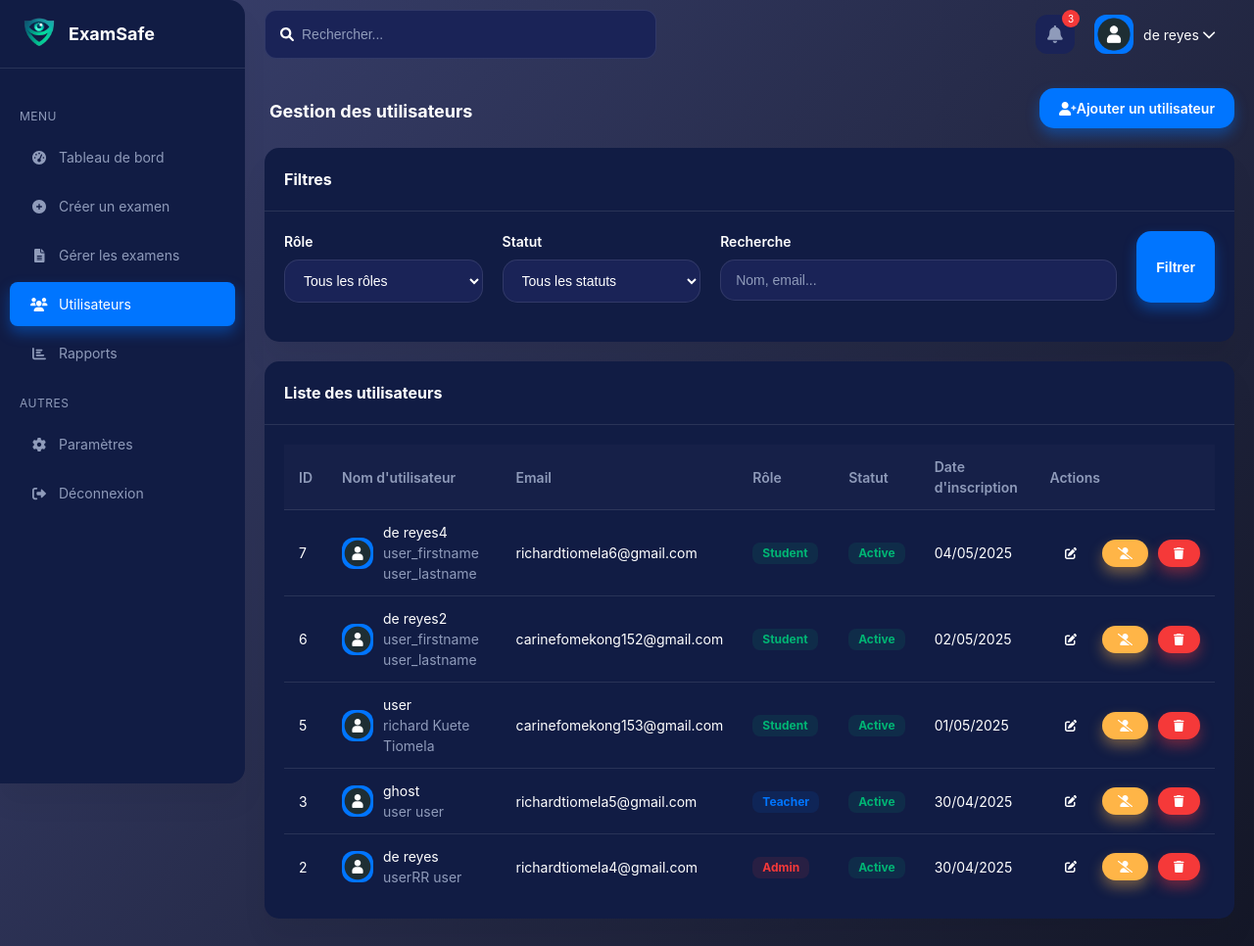
Screenshot of /admin/users.php (signed in) with the database file from the repository.
### tables this page shows
CREATE TABLE `users` (
  `id` int NOT NULL,
  `username` varchar(50) DEFAULT 'user',
  `password` varchar(255) NOT NULL,
  `email` varchar(100) NOT NULL,
  `first_name` varchar(50) DEFAULT 'user_firstname',
  `last_name` varchar(50) DEFAULT 'user_lastname',
  `role` enum('admin','teacher','student') NOT NULL DEFAULT 'student',
  `role_id` int DEFAULT NULL,
  `status` enum('active','inactive','suspended') NOT NULL DEFAULT 'active',
  `profile_image` varchar(255) DEFAULT NULL,
  `created_at` datetime NOT NULL DEFAULT CURRENT_TIMESTAMP,
  `updated_at` datetime DEFAULT NULL ON UPDATE CURRENT_TIMESTAMP,
  `last_login` datetime DEFAULT NULL,
  `full_name` text NOT NULL,
  `teacher_id` int DEFAULT NULL,
  `created_by` int DEFAULT NULL,
  `updated_by` text,
  `phone` double DEFAULT NULL,
  `bio` text
);

### admin/users.php (the view, shortened to what this page needs)
<?php
require_once '../includes/auth.php';
$roleFilter = isset($_GET['role']) ? $_GET['role'] : 'all';
$statusFilter = isset($_GET['status']) ? $_GET['status'] : 'all';
$searchTerm = isset($_GET['search']) ? $_GET['search'] : '';
$sql = "SELECT * FROM users WHERE 1=1";
$sql .= " ORDER BY created_at DESC";
$users = $conn->query($sql);
include 'includes/header.php';
?>
<div class="d-flex justify-content-between align-items-center mb-20">
    <h1 class="page-title" style="margin-left: 5px;">Gestion des utilisateurs</h1>
    <a href="add-user.php" class="btn btn-primary">
        <i class="fas fa-user-plus"></i> Ajouter un utilisateur
    </a>
</div>
<div class="card mb-20">
    <div class="card-header">
        <h2 class="card-title">Filtres</h2>
    </div>
    <div class="card-body">
        <form action="" method="get" class="d-flex gap-20">
            <div class="form-group" style="flex: 1;">
                <label for="role" class="form-label">Rôle</label>
                <select id="role" name="role" class="form-control">
                    <option value="all" <?php echo $roleFilter === 'all' ? 'selected' : ''; ?>>Tous les rôles</option>
                </select>
            </div>
            <div class="form-group" style="flex: 1;">
                <label for="status" class="form-label">Statut</label>
                <select id="status" name="status" class="form-control">
                    <option value="all" <?php echo $statusFilter === 'all' ? 'selected' : ''; ?>>Tous les statuts</option>
                </select>
            </div>
            <div class="form-group" style="flex: 2;">
                <label for="search" class="form-label">Recherche</label>
                <input type="text" id="search" name="search" class="form-control" placeholder="Nom, email..." value="<?php echo htmlspecialchars($searchTerm); ?>">
            </div>
            <div class="form-group d-flex align-items-end">
                <button type="submit" class="btn btn-primary">Filtrer</button>
            </div>
        </form>
    </div>
</div>
<div class="card">
    <div class="card-header">
        <h2 class="card-title">Liste des utilisateurs</h2>
    </div>
    <div class="card-body">
        <div class="table-responsive">
            <table class="admin-table">
                <thead>
                    <tr>
                        <th>ID</th>
                        <th>Nom d'utilisateur</th>
                        <th>Email</th>
                        <th>Rôle</th>
                        <th>Statut</th>
                        <th>Date d'inscription</th>
                        <th>Actions</th>
                    </tr>
                </thead>
                <tbody>
                    <?php if ($users->num_rows > 0): ?>
                        <?php while ($user = $users->fetch_assoc()): ?>
                            <tr>
                                <td><?php echo $user['id']; ?></td>
                                <td>
                                    <div class="d-flex align-items-center gap-10">
                                        <img src="../assets/images/avatar.png" alt="Avatar" class="user-avatar" style="width: 32px; height: 32px;">
                                        <div>
                                            <div><?php echo htmlspecialchars($user['username']); ?></div>
                                            <div class="text-muted"><?php echo htmlspecialchars($user['first_name'] . ' ' . $user['last_name']); ?></div>
                                        </div>
                                    </div>
                                </td>
                                <td><?php echo htmlspecialchars($user['email']); ?></td>
                                <td>
                                    <span class="badge badge-<?php echo getRoleBadgeClass($user['role']); ?>">
                                        <?php echo ucfirst($user['role']); ?>
                                    </span>
                                </td>
                                <td>
                                    <span class="badge badge-<?php echo getStatusBadgeClass($user['status']); ?>">
                                        <?php echo ucfirst($user['status']); ?>
                                    </span>
                                </td>
                                <td><?php echo date('d/m/Y', strtotime($user['created_at'])); ?></td>
                                <td>
                                    <div class="d-flex gap-10">
                                        <a href="edit-user.php?id=<?php echo $user['id']; ?>" class="btn btn-info btn-sm">
                                            <i class="fas fa-edit"></i>
                                        </a>
                                        <?php if ($user['status'] === 'active'): ?>
                                            <a href="?action=deactivate&id=<?php echo $user['id']; ?>" class="btn btn-warning btn-sm">
                                                <i class="fas fa-user-slash"></i>
                                            </a>
                                        <?php else: ?>
                                            <a href="?action=activate&id=<?php echo $user['id']; ?>" class="btn btn-success btn-sm">
                                                <i class="fas fa-user-check"></i>
                                            </a>
                                        <?php endif; ?>
                                        <a href="?action=delete&id=<?php echo $user['id']; ?>" class="btn btn-danger btn-sm" onclick="return confirm('Êtes-vous sûr de vouloir supprimer cet utilisateur ?');">
                                            <i class="fas fa-trash"></i>
                                        </a>
                                    </div>
                                </td>
                            </tr>
                        <?php endwhile; ?>
                    <?php else: ?>
                        <tr>
                            <td colspan="7" class="text-center">Aucun utilisateur trouvé</td>
                        </tr>
                    <?php endif; ?>
                </tbody>
            </table>
        </div>
    </div>
</div>
<?php
function getRoleBadgeClass($role) {
    switch($role) {
        case 'admin':
            return 'danger';
        case 'teacher':
            return 'info';
        case 'student':
            return 'success';
    }
}
function getStatusBadgeClass($status) {
    switch($status) {
        case 'active':
            return 'success';
    }
}
?>
<?php include 'includes/footer.php'; ?>

### assets/css/admin.css (style rules this page uses)
:root { --primary-color: #0075ff; --primary-hover: #0061d5; --secondary-color: #344767; --background-dark: #0f1535; --background-card: #111c44; --background-card-light: #1a2357; --text-color: #ffffff; --text-muted: #8f9bba; --success-color: #01b574; --danger-color: #f53939; --warning-color: #ffb547; --info-color: #0075ff; --border-color: #2d3867; --sidebar-width: 250px; --header-height: 70px; --border-radius: 15px; --card-shadow: 0 20px 27px 0 rgba(0, 0, 0, 0.05); --transition: all 0.3s ease; }
* { margin: 0; padding: 0; box-sizing: border-box; }
body { font-family: "Plus Jakarta Display", -apple-system, BlinkMacSystemFont, "Segoe UI", Roboto, Oxygen, Ubuntu, Cantarell, "Open Sans", "Helvetica Neue", sans-serif; background-color: var(--background-dark); background-image: linear-gradient(310deg, #141727 0%, #3a416f 100%); color: var(--text-color); line-height: 1.5; font-size: 14px; min-height: 100vh; }
a { text-decoration: none; color: inherit; }
.page-title { font-size: 18px; font-weight: 700; color: var(--text-color); margin-top: 5px; }
.user-avatar { width: 40px; height: 40px; border-radius: 12px; object-fit: cover; background-color: var(--primary-color); display: flex; align-items: center; justify-content: center; color: white; font-weight: bold; }
.card { background-color: var(--background-card); border-radius: var(--border-radius); box-shadow: var(--card-shadow); margin-bottom: 20px; overflow: hidden; }
.card-header { padding: 20px; border-bottom: 1px solid rgba(255, 255, 255, 0.1); display: flex; justify-content: space-between; align-items: center; }
.card-title { font-size: 16px; font-weight: 700; color: var(--text-color); }
.card-body { padding: 20px; }
.table-responsive { overflow-x: auto; }
.admin-table { width: 100%; border-collapse: collapse; }
.admin-table th, .admin-table td { padding: 12px 15px; text-align: left; border-bottom: 1px solid rgba(255, 255, 255, 0.1); }
.admin-table th { font-weight: 600; color: var(--text-muted); background-color: rgba(255, 255, 255, 0.02); }
.admin-table tbody tr { transition: var(--transition); }
.admin-table tbody tr:last-child td { border-bottom: none; }
.badge { display: inline-block; padding: 5px 10px; font-size: 12px; font-weight: 700; border-radius: 8px; line-height: 1; }
.badge-success { background-color: rgba(1, 181, 116, 0.1); color: var(--success-color); }
.badge-danger { background-color: rgba(245, 57, 57, 0.1); color: var(--danger-color); }
.badge-info { background-color: rgba(0, 117, 255, 0.1); color: var(--info-color); }
.form-group { margin-bottom: 20px; }
.form-label { display: block; margin-bottom: 8px; font-weight: 600; color: var(--text-color); }
.form-control { width: 100%; padding: 12px 15px; border: 1px solid rgba(255, 255, 255, 0.1); border-radius: 15px; background-color: var(--background-card-light); color: var(--text-color); font-size: 14px; transition: border-color 0.15s ease-in-out; }
.form-control::placeholder { color: var(--text-muted); }
.btn { display: inline-flex; align-items: center; justify-content: center; padding: 10px 20px; font-size: 14px; font-weight: 600; border-radius: 15px; border: none; cursor: pointer; transition: all 0.3s ease; }
.btn-primary { background-color: var(--primary-color); color: white; box-shadow: 0 7px 14px rgba(0, 117, 255, 0.4); }
.btn-danger { background-color: var(--danger-color); color: white; box-shadow: 0 7px 14px rgba(245, 57, 57, 0.4); }
.btn-warning { background-color: var(--warning-color); color: white; box-shadow: 0 7px 14px rgba(255, 181, 71, 0.4); }
.btn-sm { padding: 8px 16px; font-size: 12px; }
.d-flex { display: flex; }
.align-items-center { align-items: center; }
.justify-content-between { justify-content: space-between; }
.gap-10 { gap: 10px; }
.gap-20 { gap: 20px; }
.mb-20 { margin-bottom: 20px; }
.text-muted { color: var(--text-muted); }

### rows the page displays
users: id "7", username "de reyes4", first_name+last_name "user_firstname user_lastname", email "richardtiomela6@gmail.com", role "Student", status "Active", created_at "04/05/2025"
users: id "6", username "de reyes2", first_name+last_name "user_firstname user_lastname", email "carinefomekong152@gmail.com", role "Student", status "Active", created_at "02/05/2025"
users: id "5", username "user", first_name+last_name "richard Kuete Tiomela", email "carinefomekong153@gmail.com", role "Student", status "Active", created_at "01/05/2025"
users: id "3", username "ghost", first_name+last_name "user user", email "richardtiomela5@gmail.com", role "Teacher", status "Active", created_at "30/04/2025"
users: id "2", username "de reyes", first_name+last_name "userRR user", email "richardtiomela4@gmail.com", role "Admin", status "Active", created_at "30/04/2025"

### other values shown
$_SESSION['username'] "de reyes"
